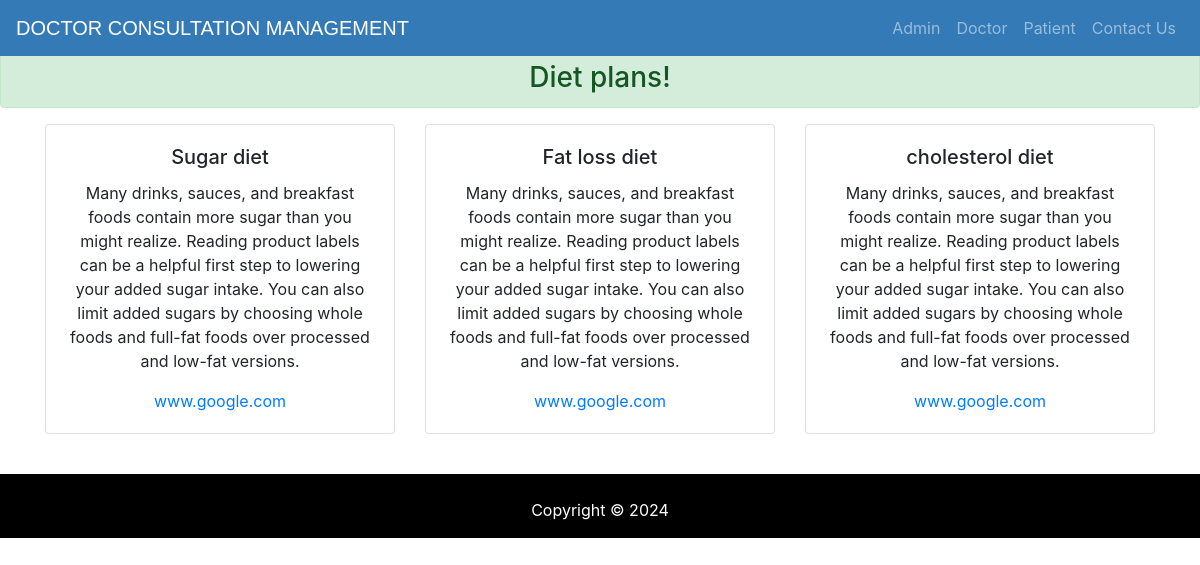
Screenshot of /dietplan/ with the database file from the repository.
### hospital/models.py (models this page shows)
class Dietdetails(models.Model):
    dietname=models.CharField(max_length=40)
    description=models.TextField(max_length=500)
    link=models.URLField(max_length=500)

### hospital/views.py (the view)
# urls.py: path('dietplan/', views.dietplan, name='dietplan'),
def dietplan(request):
    data=Dietdetails.objects.all()
    return render(request,'hospital/patient_dietplans.html',{"data":data} )

### hospital/templates/hospital/patient_dietplans.html (shortened to what this page needs)
<!DOCTYPE html>
{% load static %}
<html lang="en" dir="ltr">
<head>
  <link rel="stylesheet" href="https://maxcdn.bootstrapcdn.com/bootstrap/4.5.2/css/bootstrap.min.css">
</head>
<body>
  {% include "hospital/navbar.html" %}
  <br><br>
  <center>
    <h3 class='alert alert-success'>Diet plans!</h3>
    <div class="container">
      <div class="row">
        {% for i in data %}
        <div class="col-md-4 mb-3">
          <div class="card">
            <div class="card-body">
              <h5 class="card-title">{{i.dietname}}</h5>
              <p class="card-text">{{i.description}}</p>
              <a class="card-text" href="{{i.link}}">{{i.link}}</a>
            </div>
          </div>
        </div>
        {% endfor %}
      </div>
    </div>
  </center><br>
  {% include "hospital/footer.html" %}
</body>
</html>

### hospital/templates/hospital/footer.html (style rules this page uses)
p { text-align: center; }

### rows the page displays
Dietdetails: dietname "Sugar diet", description "Many drinks, sauces, and breakfast foods contain more sugar than you might realize. Reading product labels can be a helpful first step to lowering your added sugar intake. You can also limit added sugars by choosing whole foods and full-fat foods over processed and low-fat versions.", link "www.google.com"
Dietdetails: dietname "Fat loss diet", description "Many drinks, sauces, and breakfast foods contain more sugar than you might realize. Reading product labels can be a helpful first step to lowering your added sugar intake. You can also limit added sugars by choosing whole foods and full-fat foods over processed and low-fat versions.", link "www.google.com"
Dietdetails: dietname "cholesterol diet", description "Many drinks, sauces, and breakfast foods contain more sugar than you might realize. Reading product labels can be a helpful first step to lowering your added sugar intake. You can also limit added sugars by choosing whole foods and full-fat foods over processed and low-fat versions.", link "www.google.com"
